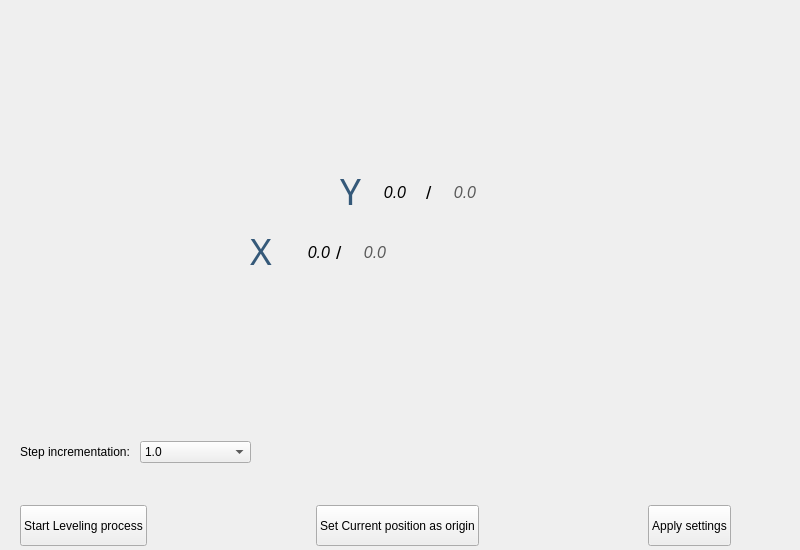
<?xml version="1.0" encoding="UTF-8"?>
<ui version="4.0">
 <class>PlateCalibratorWidget</class>
 <widget class="QWidget" name="PlateCalibratorWidget">
  <property name="geometry">
   <rect>
    <x>0</x>
    <y>0</y>
    <width>800</width>
    <height>550</height>
   </rect>
  </property>
  <property name="windowTitle">
   <string>PlateCalibrator</string>
  </property>
  <widget class="QLabel" name="plate">
   <property name="geometry">
    <rect>
     <x>175</x>
     <y>120</y>
     <width>451</width>
     <height>311</height>
    </rect>
   </property>
   <property name="text">
    <string/>
   </property>
   <property name="pixmap">
    <pixmap resource="../ressources.qrc">:/img/img/plate.png</pixmap>
   </property>
   <property name="scaledContents">
    <bool>true</bool>
   </property>
  </widget>
  <widget class="QPushButton" name="y_minus">
   <property name="geometry">
    <rect>
     <x>360</x>
     <y>360</y>
     <width>80</width>
     <height>80</height>
    </rect>
   </property>
   <property name="text">
    <string/>
   </property>
   <property name="icon">
    <iconset resource="../ressources.qrc">
     <normaloff>:/img/img/to-left-red.png</normaloff>:/img/img/to-left-red.png</iconset>
   </property>
   <property name="iconSize">
    <size>
     <width>60</width>
     <height>60</height>
    </size>
   </property>
   <property name="flat">
    <bool>true</bool>
   </property>
  </widget>
  <widget class="QPushButton" name="x_minus">
   <property name="geometry">
    <rect>
     <x>605</x>
     <y>209</y>
     <width>80</width>
     <height>80</height>
    </rect>
   </property>
   <property name="text">
    <string/>
   </property>
   <property name="icon">
    <iconset resource="../ressources.qrc">
     <normaloff>:/img/img/to-bottom-red.png</normaloff>:/img/img/to-bottom-red.png</iconset>
   </property>
   <property name="iconSize">
    <size>
     <width>60</width>
     <height>60</height>
    </size>
   </property>
   <property name="flat">
    <bool>true</bool>
   </property>
  </widget>
  <widget class="QPushButton" name="x_plus">
   <property name="geometry">
    <rect>
     <x>120</x>
     <y>210</y>
     <width>80</width>
     <height>80</height>
    </rect>
   </property>
   <property name="text">
    <string/>
   </property>
   <property name="icon">
    <iconset resource="../ressources.qrc">
     <normaloff>:/img/img/to-top-green.png</normaloff>:/img/img/to-top-green.png</iconset>
   </property>
   <property name="iconSize">
    <size>
     <width>60</width>
     <height>60</height>
    </size>
   </property>
   <property name="flat">
    <bool>true</bool>
   </property>
  </widget>
  <widget class="QPushButton" name="y_plus">
   <property name="geometry">
    <rect>
     <x>360</x>
     <y>69</y>
     <width>80</width>
     <height>80</height>
    </rect>
   </property>
   <property name="text">
    <string/>
   </property>
   <property name="icon">
    <iconset resource="../ressources.qrc">
     <normaloff>:/img/img/to-right-green.png</normaloff>:/img/img/to-right-green.png</iconset>
   </property>
   <property name="iconSize">
    <size>
     <width>60</width>
     <height>60</height>
    </size>
   </property>
   <property name="flat">
    <bool>true</bool>
   </property>
  </widget>
  <widget class="QLabel" name="xLabel">
   <property name="geometry">
    <rect>
     <x>250</x>
     <y>230</y>
     <width>31</width>
     <height>41</height>
    </rect>
   </property>
   <property name="font">
    <font>
     <family>FontAwesome</family>
     <pointsize>28</pointsize>
    </font>
   </property>
   <property name="styleSheet">
    <string notr="true">color: rgb(53, 89, 121);</string>
   </property>
   <property name="text">
    <string>X</string>
   </property>
  </widget>
  <widget class="QLabel" name="yLabel">
   <property name="geometry">
    <rect>
     <x>340</x>
     <y>170</y>
     <width>31</width>
     <height>41</height>
    </rect>
   </property>
   <property name="font">
    <font>
     <family>FontAwesome</family>
     <pointsize>28</pointsize>
    </font>
   </property>
   <property name="styleSheet">
    <string notr="true">color: rgb(53, 89, 121);</string>
   </property>
   <property name="text">
    <string>Y</string>
   </property>
  </widget>
  <widget class="QWidget" name="layoutWidget">
   <property name="geometry">
    <rect>
     <x>20</x>
     <y>500</y>
     <width>711</width>
     <height>51</height>
    </rect>
   </property>
   <layout class="QHBoxLayout" name="horizontalLayout">
    <item>
     <widget class="QPushButton" name="startCalibration">
      <property name="minimumSize">
       <size>
        <width>0</width>
        <height>41</height>
       </size>
      </property>
      <property name="text">
       <string>Start Leveling process</string>
      </property>
      <property name="icon">
       <iconset resource="../ressources.qrc">
        <normaloff>:/img/img/update.png</normaloff>:/img/img/update.png</iconset>
      </property>
     </widget>
    </item>
    <item>
     <spacer name="horizontalSpacer">
      <property name="orientation">
       <enum>Qt::Horizontal</enum>
      </property>
      <property name="sizeHint" stdset="0">
       <size>
        <width>40</width>
        <height>20</height>
       </size>
      </property>
     </spacer>
    </item>
    <item>
     <widget class="QPushButton" name="setCurrentOrigin">
      <property name="minimumSize">
       <size>
        <width>0</width>
        <height>41</height>
       </size>
      </property>
      <property name="text">
       <string>Set Current position as origin</string>
      </property>
      <property name="icon">
       <iconset resource="../ressources.qrc">
        <normaloff>:/img/img/test.png</normaloff>:/img/img/test.png</iconset>
      </property>
     </widget>
    </item>
    <item>
     <spacer name="horizontalSpacer_2">
      <property name="orientation">
       <enum>Qt::Horizontal</enum>
      </property>
      <property name="sizeHint" stdset="0">
       <size>
        <width>40</width>
        <height>20</height>
       </size>
      </property>
     </spacer>
    </item>
    <item>
     <widget class="QPushButton" name="apply">
      <property name="minimumSize">
       <size>
        <width>0</width>
        <height>41</height>
       </size>
      </property>
      <property name="text">
       <string>Apply settings</string>
      </property>
      <property name="icon">
       <iconset resource="../ressources.qrc">
        <normaloff>:/img/img/validate.png</normaloff>:/img/img/validate.png</iconset>
      </property>
     </widget>
    </item>
   </layout>
  </widget>
  <widget class="QWidget" name="layoutWidget">
   <property name="geometry">
    <rect>
     <x>20</x>
     <y>440</y>
     <width>231</width>
     <height>24</height>
    </rect>
   </property>
   <layout class="QHBoxLayout" name="horizontalLayout_2">
    <item>
     <widget class="QLabel" name="stepIncrLabel">
      <property name="text">
       <string>Step incrementation: </string>
      </property>
     </widget>
    </item>
    <item>
     <widget class="QComboBox" name="stepIncrementation">
      <item>
       <property name="text">
        <string>1.0</string>
       </property>
      </item>
      <item>
       <property name="text">
        <string>0.1</string>
       </property>
      </item>
      <item>
       <property name="text">
        <string>0.01</string>
       </property>
      </item>
     </widget>
    </item>
   </layout>
  </widget>
  <widget class="QWidget" name="layoutWidget_2">
   <property name="geometry">
    <rect>
     <x>370</x>
     <y>180</y>
     <width>120</width>
     <height>24</height>
    </rect>
   </property>
   <layout class="QHBoxLayout" name="horizontalLayout_4">
    <item>
     <widget class="QLabel" name="yValue">
      <property name="minimumSize">
       <size>
        <width>50</width>
        <height>0</height>
       </size>
      </property>
      <property name="font">
       <font>
        <pointsize>12</pointsize>
        <italic>true</italic>
       </font>
      </property>
      <property name="text">
       <string>0.0</string>
      </property>
      <property name="alignment">
       <set>Qt::AlignCenter</set>
      </property>
     </widget>
    </item>
    <item>
     <widget class="QLabel" name="separator_1">
      <property name="font">
       <font>
        <pointsize>14</pointsize>
       </font>
      </property>
      <property name="text">
       <string>/</string>
      </property>
     </widget>
    </item>
    <item>
     <widget class="QLabel" name="ayValue">
      <property name="minimumSize">
       <size>
        <width>50</width>
        <height>0</height>
       </size>
      </property>
      <property name="font">
       <font>
        <pointsize>12</pointsize>
        <italic>true</italic>
       </font>
      </property>
      <property name="styleSheet">
       <string notr="true">color: rgb(89, 89, 89);</string>
      </property>
      <property name="text">
       <string>0.0</string>
      </property>
      <property name="alignment">
       <set>Qt::AlignCenter</set>
      </property>
     </widget>
    </item>
   </layout>
  </widget>
  <widget class="QWidget" name="layoutWidget_3">
   <property name="geometry">
    <rect>
     <x>280</x>
     <y>240</y>
     <width>120</width>
     <height>24</height>
    </rect>
   </property>
   <layout class="QHBoxLayout" name="horizontalLayout_3">
    <item>
     <widget class="QLabel" name="xValue">
      <property name="minimumSize">
       <size>
        <width>50</width>
        <height>0</height>
       </size>
      </property>
      <property name="font">
       <font>
        <pointsize>12</pointsize>
        <italic>true</italic>
       </font>
      </property>
      <property name="text">
       <string>0.0</string>
      </property>
      <property name="alignment">
       <set>Qt::AlignRight|Qt::AlignTrailing|Qt::AlignVCenter</set>
      </property>
     </widget>
    </item>
    <item>
     <widget class="QLabel" name="separator_2">
      <property name="font">
       <font>
        <pointsize>14</pointsize>
       </font>
      </property>
      <property name="text">
       <string>/</string>
      </property>
     </widget>
    </item>
    <item>
     <widget class="QLabel" name="axValue">
      <property name="minimumSize">
       <size>
        <width>50</width>
        <height>0</height>
       </size>
      </property>
      <property name="font">
       <font>
        <pointsize>12</pointsize>
        <italic>true</italic>
       </font>
      </property>
      <property name="styleSheet">
       <string notr="true">color: rgb(89, 89, 89);</string>
      </property>
      <property name="text">
       <string>0.0</string>
      </property>
      <property name="alignment">
       <set>Qt::AlignCenter</set>
      </property>
     </widget>
    </item>
   </layout>
  </widget>
  <zorder>plate</zorder>
  <zorder>y_minus</zorder>
  <zorder>x_minus</zorder>
  <zorder>x_plus</zorder>
  <zorder>y_plus</zorder>
  <zorder>xLabel</zorder>
  <zorder>yLabel</zorder>
  <zorder>yValue</zorder>
  <zorder>xValue</zorder>
  <zorder>layoutWidget</zorder>
  <zorder>layoutWidget</zorder>
  <zorder>ayValue</zorder>
  <zorder>axValue</zorder>
  <zorder>separator_2</zorder>
  <zorder>separator_2</zorder>
  <zorder>separator_2</zorder>
  <zorder>separator_1</zorder>
  <zorder>ayValue</zorder>
  <zorder>ayValue</zorder>
  <zorder>layoutWidget_2</zorder>
  <zorder>layoutWidget_3</zorder>
 </widget>
 <resources>
  <include location="../ressources.qrc"/>
 </resources>
 <connections/>
</ui>
